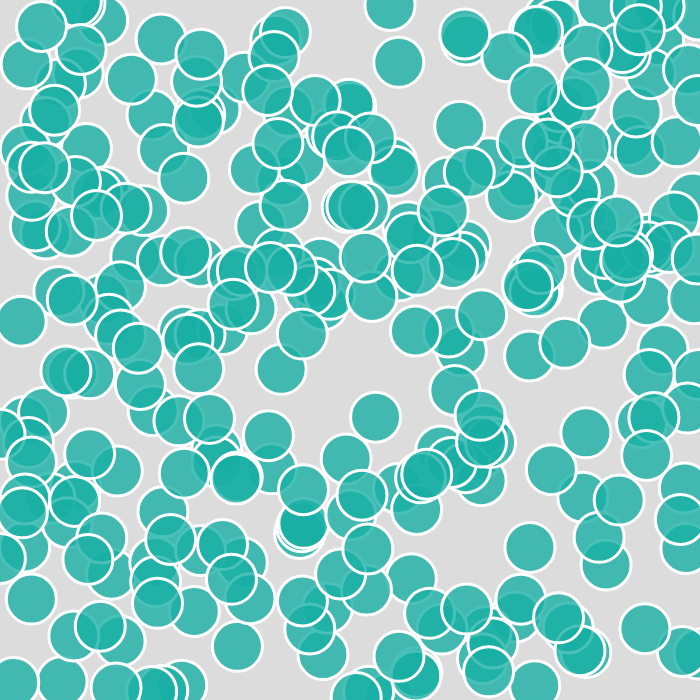
Frame 1 (no input)
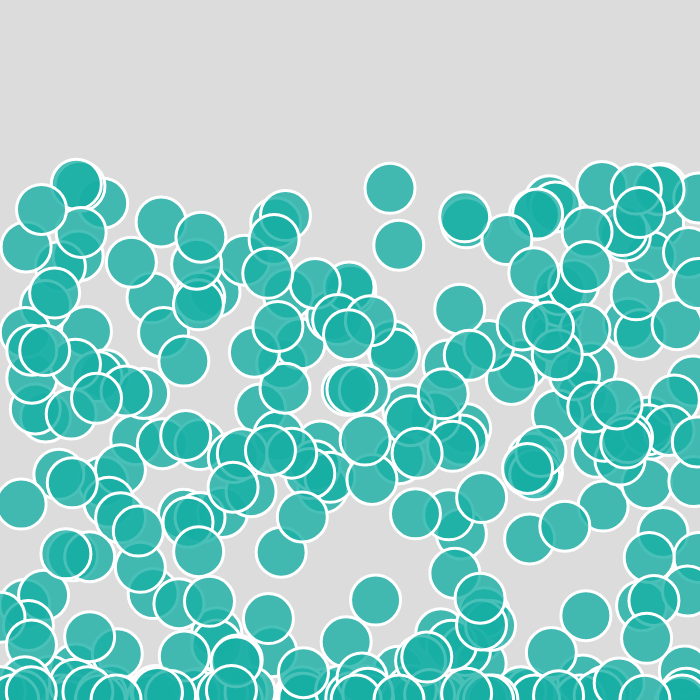
Frame 60 (no input)
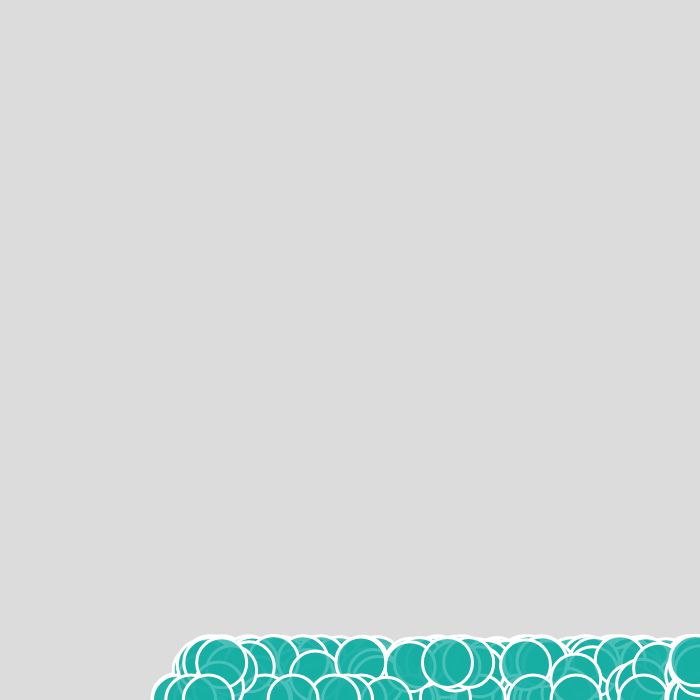
Frame 120 (the mouse pressed at the canvas centre since frame 60)

The p5.js sketch that drew these frames (run headless with seeded random() and noise() and a simulated clock; from frame 60 on, the mouse is pressed at the canvas centre):

// p5.js sketch
// ── sketch.js
let ball = [];


function setup() {
  cnv = createCanvas(700, 700);

  for (let i = 0; i < 300; i++) {
    ball[i] = new Ball(random(width),random(height),random(30, 70),i,ball);
  }
    fill(random(0,255),random(0,255),random(0,255), 200);
    stroke(255);
    strokeWeight(3);
}

function draw() {
  background(220);

  let gravity = createVector(0,0.1);
   for (let i = 0; i < ball.length; i++) {
  ball[i].applyForce(gravity);
  ball[i].update();
  ball[i].show();
  ball[i].box();

if (mouseIsPressed) {
    let wind = createVector(0.1, 0);
    ball[i].applyForce(wind);
  }
}
}


class Ball{
  constructor(){
    this.pos = createVector(random(width),random(height));
    this.vel = createVector (0,0);
    this.acc = createVector (0,0);
    this.mass = 50;
  }

  applyForce(force) {
    let f = force.copy();
    this.acc.add(f);
  }

  update(){
    this.vel.add(this.acc);
    this.pos.add(this.vel);
    this.acc.mult(0);
  }

  show(){
    ellipse(this.pos.x,this.pos.y,this.mass,this.mass);
  }

  box() {
    if (this.pos.x > width) {
      this.pos.x = width;
      this.vel.x *= -0.3;
    } else if (this.pos.x < 0) {
      this.vel.x *= -0.3;
      this.pos.x = width;
    }
    if (this.pos.y > height) {
      this.vel.y *= -0.3;
      this.pos.y = height;
    }
  }
}
